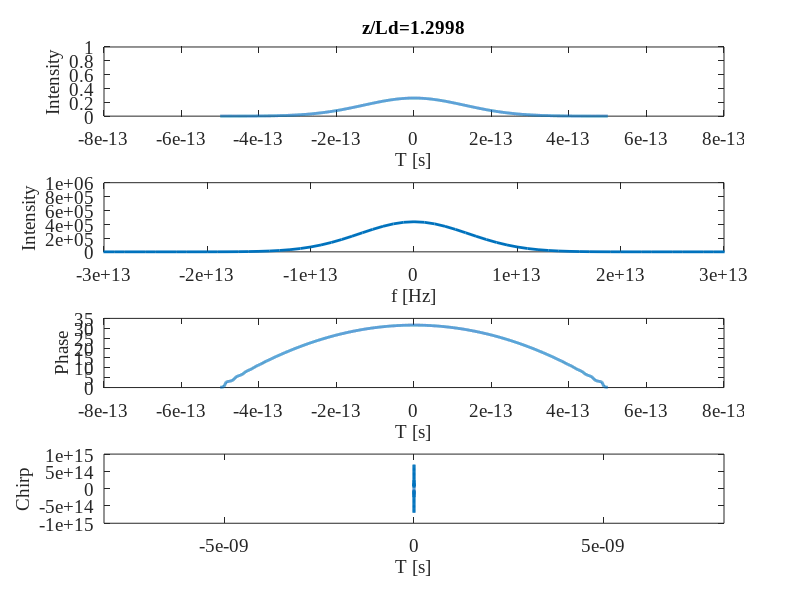
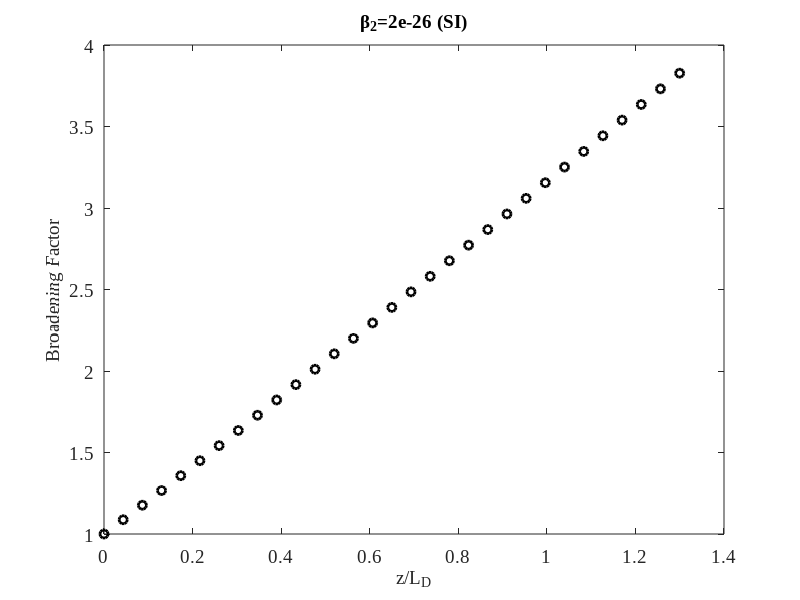
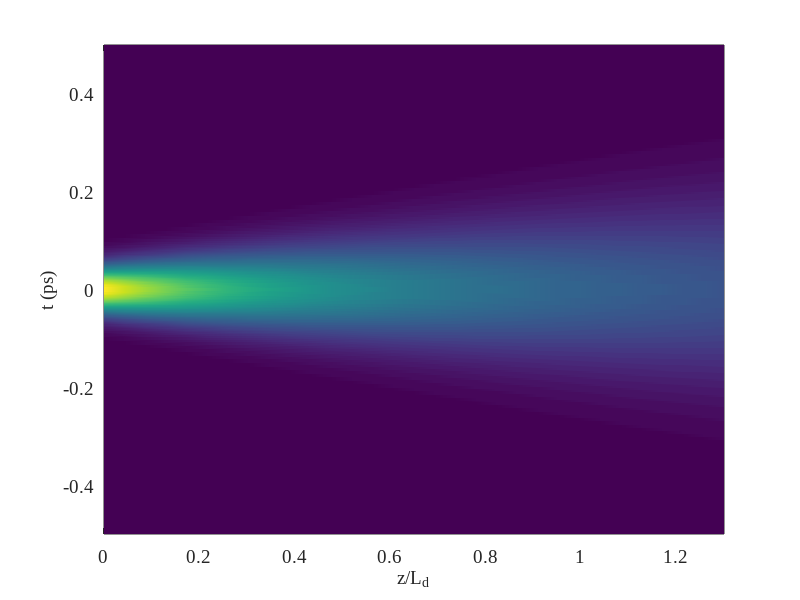
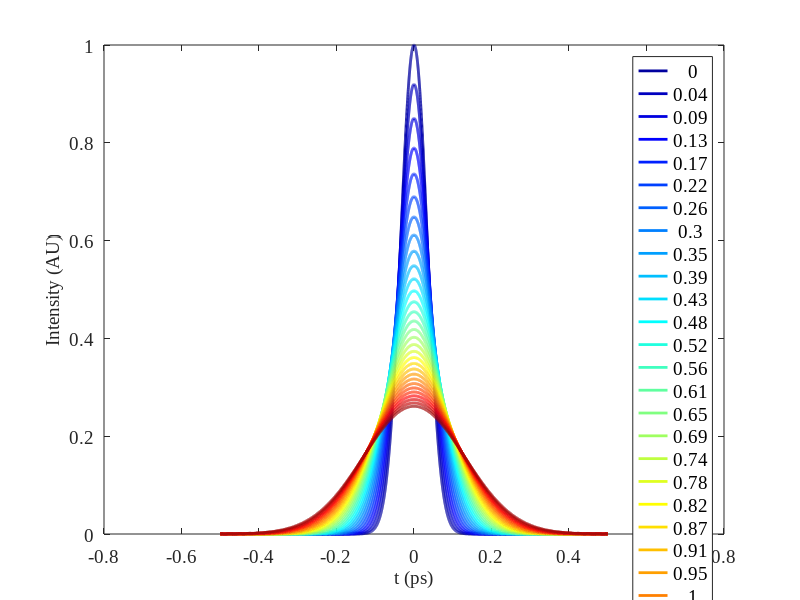

Write the MATLAB code that produced these figures, in order.
clear
close all

%%%%%%%%%%%%%%%%%%%%%%%%%%%%%%%%%%%%%%%%%%%%%%%%%%%%%
%%%% FIELD AND SYSTEM PARAMETERS %%%%%%%%%%%%%%%%%%%%%%%%%%
%%%%%%%%%%%%%%%%%%%%%%%%%%%%%%%%%%%%%%%%%%%%%%%%%%%%%

T=500e-15;              %T_max dell'intervallo campionato in s
T0=80e-15;              %durata dell'impulso in s
s0=T0/2.355*sqrt(2);    %conversion FWHM to sigma
tp0=0;                  %posizione iniziale dell'impulso in s
beta1=0/(3e8/1.52);   
% zmax=50e-6;           %distanza massima all'interno del materiale dispersivo
beta2=1*2e-26;          %beta_2 for optical fiber
% beta2=0*7.6e-26;      %beta_2 for optical silica
% beta2=1*5.3e-26;      %beta_2 for CaF2
zmax=0.15;              %distanza massima all'interno del materiale dispersivo 
% alpha=1*1/22000;    
alpha=0*2;              % esagerated absortpion
C=-1*-2;%-2;             %initial chirp 



SaveVideo=0;            % controllo per salvare un video
Ld=s0*s0/abs(beta2);    %lunghezza di dispersione
N=1024*8;               % numero di tempi campionati
nsteps=30;              % numero di passi per la propagazione in z
dz=zmax/nsteps;

%main program
t=linspace(-T,T,N);     % creo il vettore dei tempi


f=zeros(size(t));       % creo vettore delle frequenze nullo da riempire
dF=1/(2*T);
for i=1:N/2
    f(i)=(i-1)*dF;
end
for i=(N/2+1):N
    f(i)=(i-N-1)*dF;
end


Omega=2*pi*f;
Dbeta=beta1*Omega+0.5*beta2*Omega.^2+1i*alpha*0.5;
propagator=exp(1i*Dbeta*dz);
all_intensities=zeros(N,nsteps+1);
zplot=zeros(1,nsteps+1);

A=exp(-(1+1i*C).*((t-tp0).^2/(2*s0^2)));
%figure,plot(t,real(A.*exp(-1i*1e14.*t)))
% A=1.*exp(-(1+1i*C).*(abs(t-tp0)/(2*s0)));
% A=sech(t/T0).*exp(-1i*C*(t-tp0).^2/(2*T0^2));
% w=T0; %width of rectangle
% A=rectpuls(t,2*w);
all_intensities(1:N,1)=abs(A).^2;



figure(1)
set(gcf,'units','normalized','outerposition',[0 0 1 1]);

if SaveVideo
    aviobj2=VideoWriter('Video_Dispersion2.avi');
    aviobj2.FrameRate =10;
    open(aviobj2)
end

sigma0=sqrt(sum(t.^2.*abs(A).^2)/sum(abs(A).^2)-(sum(t.*abs(A).^2)/sum(abs(A).^2))^2);
Broadening(1)=1;

for iz=1:nsteps
    A=ifft(fft(A).*propagator);
    z=(iz-1)*dz;
    fase=unwrap(angle(A));
    chirp=-ifft(fft(fase).*1i.*Omega);

        
    
    
    figure(1)
    subplot(4,1,1)
    plot(t,abs(A).^2);
    xlabel('T [s]')
    ylabel('Intensity')
    ylim([0,1])
    
    %title(dz*iz)
    title(['z/Ld=' num2str(dz*iz/Ld) ])
    %title(dz*iz/Ld)
    subplot(4,1,2)
    [n_sortf m_sortf]=sort(f);
    B=fft(A);
    plot(f(m_sortf),abs(B(m_sortf)).^2);
    xlabel('f [Hz]')
    ylabel('Intensity')
    xlim([-3e13,3e13])
    ylim([0,1e6])
    subplot(4,1,3)
    plot(t,fase);
    
    xlabel('T [s]')
    ylabel('Phase')
    subplot(4,1,4)
    plot(t,real(chirp));
    xlabel('T [s]')
    ylabel('Chirp')
    
    xlim([-T0, T0])
    set(findall(gcf,'-property','FontSize'),'FontName','Times New Roman','FontSize',14)
    set(findobj(gcf,'type','line'),'LineWidth',2)
    pause(.1)
    drawnow
    sigmas=sqrt(sum(t.^2.*abs(A).^2)/sum(abs(A).^2)-(sum(t.*abs(A).^2)/sum(abs(A).^2))^2);
    
    if SaveVideo
        F=getframe(gcf);
        writeVideo(aviobj2,F);
    end
    
    %   pause
    x=dz*iz;
    if abs(beta2)>0
        Broadening(iz+1)=sigmas/sigma0;
    end
    all_intensities(:,iz+1)=abs(A).^2;
    zplot(iz+1)=zplot(iz)+dz;
    %     text(1100,1000,['t=' num2str(x_position(i)) ' ps'])
    
    
end
% close(fig);
if SaveVideo
    close(aviobj2)
end

if abs(beta2)>0
    figure(2)
    title ('Broadening Factor')
    plot(zplot/Ld,Broadening, 'ko')
    xlabel('z/L_D')
    title (['\beta_2=', num2str(beta2) ' (SI)'])
    ylabel('Broadening Factor')
    set(findall(gcf,'-property','FontSize'),'FontName','Times New Roman','FontSize',14)
    set(findobj(gcf,'type','line'),'LineWidth',2)
end


z=zplot./Ld;
figure(3)
if beta2>0
    pcolor(z, t*1e12, all_intensities)
    xlabel('z/L_d')
else
    pcolor(zplot, t*1e12, all_intensities)
    xlabel('z/L_d')
end
shading interp
ylabel('t (ps)')
box on
set(findall(gcf,'-property','FontSize'),'FontName','Times New Roman','FontSize',14)
set(findobj(gcf,'type','line'),'LineWidth',2)


Col=jet(length(zplot));
figure(4),hold on
for k=1:length(zplot)
    plot(t*1e12, all_intensities(:,k),'linewidth',2,'color',Col(k,:))
end
xlabel('t (ps)')
ylabel('Intensity (AU)')
legend(num2str(round(z'*1e2)/1e2))
box on
set(findall(gcf,'-property','FontSize'),'FontName','Times New Roman','FontSize',14)
set(findobj(gcf,'type','line'),'LineWidth',2)

